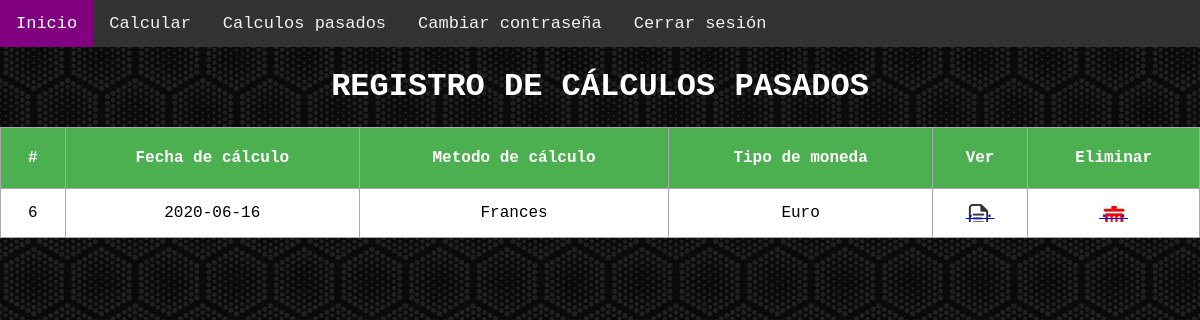
The app's page /oldcalcs (signed in), older data.
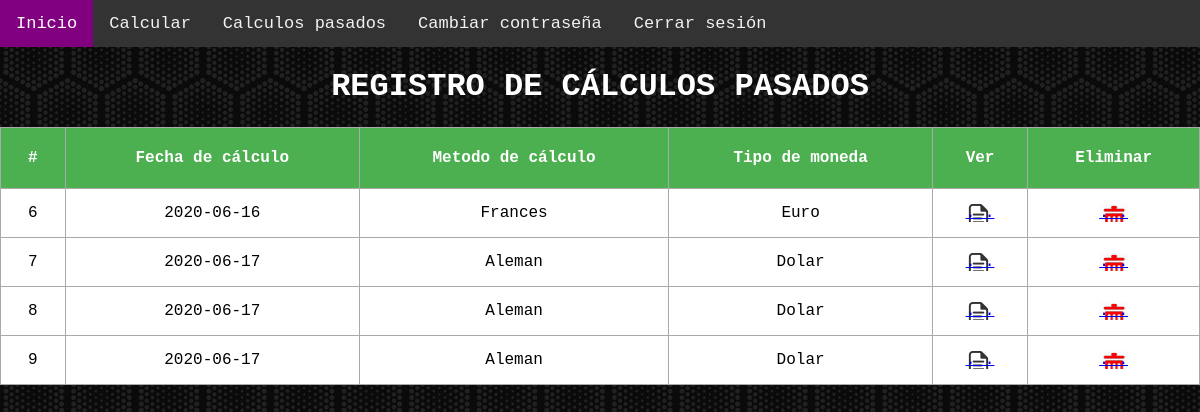
The same page, newer data.
### app.py (models this page shows)
class Bono(db.Model):
    id = db.Column(db.Integer, primary_key=True)
    fcalculo = db.Column(db.DateTime, default=datetime.utcnow)
    mcalculo = db.Column(db.String(20))
    tmoneda = db.Column(db.String(20))
    vnominal = db.Column(db.Float)
    vcomercial = db.Column(db.Float)
    nanos = db.Column(db.Integer)
    fpago = db.Column(db.String(50))
    dxano = db.Column(db.Integer)
    ttasa = db.Column(db.String(50))
    capi = db.Column(db.String(50))
    tinteres = db.Column(db.Float)
    tdesc = db.Column(db.Float)
    irenta = db.Column(db.Float)
    femision = db.Column(db.DateTime)
    prima = db.Column(db.Float)
    estruc = db.Column(db.Float)
    coloc = db.Column(db.Float)
    flota = db.Column(db.Float)
    cavali = db.Column(db.Float)
    user_id = db.Column(db.Integer, db.ForeignKey('user.id'),nullable=False)

### app.py (the view)
@app.route('/oldcalcs',methods=['GET'])
def get_oldcalcs():
    bonos = Bono.query.filter_by(user_id = current_user.id).order_by(Bono.fcalculo).all()
    return render_template('oldcalcs.html', calculos=bonos)

### app.py (called while the page is built)
@login_manager.user_loader
def get(id):
    return User.query.get(id)

### templates/oldcalcs.html (shortened to what this page needs)
{% extends 'layout.html' %}
{% block content %}
<div class="topnav" id="myTopnav">
    <a href="/home" class="active">Inicio</a>
    <a href="/calflujo" class="am" role="button">Calcular</a>
    <a href="/oldcalcs" class="am" role="button">Calculos pasados</a>
    <a href="/xcontra" class="am" role="button">Cambiar contraseña</a>
    <a href="/logout" class="am" role="button">Cerrar sesión</a>
  </div>
<div class="content">
    <h1 style="text-align: center">Registro de cálculos pasados</h1>
    {% if calculos|length < 1 %}
    <h4 style="text-align: center">No hay calculos realizados.</h4>
    {% else %}
    <table>
        <tr>
            <th>#</th>
            <th>Fecha de cálculo</th>
            <th>Metodo de cálculo</th>
            <th>Tipo de moneda</th>
            <th>Ver</th>
            <th>Eliminar</th>
        </tr>
        {% for calculo in calculos %}
            <tr>
                <td>{{ calculo.id }}</td>
                <td>{{ calculo.fcalculo.date() }}</td>
                <td>{{ calculo.mcalculo }}</td>
                <td>{{ calculo.tmoneda }}</td>
                <td><a class="bver" href="/resultado/{{calculo.id}}">. .</a></td>
                <td><a class="bban" href="/delete/{{calculo.id}}">. .</a></td>
            </tr>
        {% endfor %}
    </table>
    {% endif %}
</div>
{% endblock %}

### templates/layout.html (shortened to what this page needs)
<!DOCTYPE html>
<html lang="en">
<head>
        <link rel="stylesheet" href="https://cdnjs.cloudflare.com/ajax/libs/font-awesome/4.7.0/css/font-awesome.min.css">
</head>
<body>
    {% block content %}{% endblock %}
</body>
</html>

### templates/layout.html (style rules this page uses)
body { margin: 0; font-family: Arial, Helvetica, sans-serif; }
.topnav { overflow: hidden; background-color: #333; }
.topnav a { float: left; display: block; color: #f2f2f2; text-align: center; padding: 14px 16px; text-decoration: none; font-size: 17px; }
.topnav a.active { background-color: purple; color: white; }

### templates/oldcalcs.html (style rules this page uses)
body { background-image: url('/static/img/backg.jpg'); font-family: "Lucida Console", Courier, monospace; text-align: center; }
h1, h2, h3, h4, h5 { color:white; text-transform: uppercase; }
.bver { background: url('/static/img/view.png') no-repeat; }
.bban { background: url('/static/img/delete.png') no-repeat; }
table, td, th { border: 1px solid #aaa; }
table { border-collapse: collapse; width: 100%; }
th { background-color: #4CAF50; color: white; padding: 15px; height: 30px; }
td { text-align: center; padding: 15px; }
tr { background-color:white; }

Row changes from the older to the newer data that the page shows:
added Bono: id "7", fcalculo "2020-06-17", mcalculo "Aleman", tmoneda "Dolar"
added Bono: id "8", fcalculo "2020-06-17", mcalculo "Aleman", tmoneda "Dolar"
added Bono: id "9", fcalculo "2020-06-17", mcalculo "Aleman", tmoneda "Dolar"
